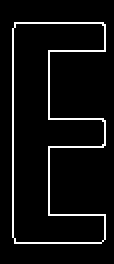
#> input picture template/edge_template_E.png, 57 x 132 px, found by its file name (shown 2 times larger)
$ python find_object_location.py template/edge_template_E.png template/edge_template_X.png
#> lines starting #> are read from the running program, lines starting #| are printed output that depends on the picture; after the words box and inside, x2 and y2 are one past the last pixel; in counts of white or black regions, pixels touching at a corner belong together
### Preprocess_target.py
import cv2
from edge_detection import edge_detection
import matplotlib.pyplot as plt
import numpy as np


def convert_to_gray(img):
    """
    convert the BRG image data to gray image data
    :param img: BGR image data as numpy array
    :return: gray scale image data as numpy array
    """
    # split pixel into different b g r colors
    b, g, r = cv2.split(img)
    # calculate the gray color
    gray = 0.3 * r + 0.59 * g + 0.11 * b
    return gray


# [14 lines left out: function extract_red, not called in this run]

### edge_detection.py
import numpy as np
import cv2
import sys


def convolution(mask, img, new_img, boundary, axis):
    """
    this function calculates the convolution of img * mask[x]
    :param mask:
    :param img: the old image
    :param new_img: the processed image that needs to be returned
    :param boundary: the boundary of the unfiltered image
    :param axis: tells the function which axis the filter is applied on
                 0 for both x and y
                 1 for y
                 2 for x
    :return: new image after convolution
    """
    if axis is 1:
        for x in range(0 + boundary, img.shape[0] - boundary):
            for y in range(0, img.shape[1]):

                pixel = np.sum(np.multiply(img[x - boundary:x + boundary + 1,
                                           y],
                                           mask))
                new_img[x][y] = pixel
        return new_img

    elif axis is 2:
        for x in range(0, img.shape[0]):
            for y in range(0 + boundary, img.shape[1] - boundary):

                pixel = np.sum(np.multiply(img[x,
                                           y - boundary:y + boundary + 1],
                                           mask))
                new_img[x][y] = pixel
        return new_img

    else:
        for x in range(0 + boundary, img.shape[0] - boundary):
            for y in range(0 + boundary, img.shape[1] - boundary):

                pixel = np.sum(np.multiply(img[x - boundary:x + boundary + 1,
                                           y - boundary:y + boundary + 1],
                                           mask))
                new_img[x][y] = pixel
        return new_img


def gaussian_filter(g_filter, img):
    """
    This function apply the gaussian filter as separable filter on the image
    :param g_filter: a 1D gaussian filter mask
    :param img: a numpy array of the image
    :return: none
    """
    # calculate the boundary value
    boundary = int(g_filter.shape[0] / 2)

    # copy a intermediate image for separation and set data type to float
    imm_img = np.copy(img)
    imm_img = imm_img.astype(float)

    # copy a new image for storing and set data type to float
    new_img = np.copy(img)
    new_img = new_img.astype(float)

    # convolution the image with the y
    imm_img = convolution(g_filter, img, imm_img, boundary, 1)

    # convolution the image with the filter x
    new_img = convolution(g_filter, imm_img, new_img, boundary, 2)
    return new_img


def sobel_filter(img):
    kx = np.array([[-1.0, 0.0, 1.0], [-2.0, 0.0, 2.0], [-1.0, 0.0, 1.0]], np.float32)
    ky = np.array([[1.0, 2.0, 1.0], [0.0, 0.0, 0.0], [-1.0, -2.0, -1.0]], np.float32)
    length = img.shape[0]
    width = img.shape[1]
    Ix = np.zeros([img.shape[0], img.shape[1]])
    Iy = np.zeros([img.shape[0], img.shape[1]])

    for i in range(1, length-1):
        for j in range(1, width-1):
            Ix[i][j] = np.sum(np.multiply(img[i - 1:i + 2, j - 1:j + 2], kx))
            Iy[i][j] = np.sum(np.multiply(img[i - 1:i + 2, j - 1:j + 2], ky))

    G = np.hypot(Ix, Iy)
    G = G/G.max() * 255
    theta = np.arctan2(Iy, Ix)
    return G, theta


def non_max_suppression(img, theta):
    length = img.shape[0]
    width = img.shape[1]
    img1 = np.zeros([length, width])
    angle = theta * 180.0 / np.pi
    angle[angle < 0] += 180.0

    for i in range(1, length-1):
        for j in range(1, width-1):
            temp1 = temp2 = 255
            if (0 <= angle[i][j] < 22.5) or (157.5 <= angle[i][j] <= 180):
                temp1 = img[i][j+1]
                temp2 = img[i][j-1]
            elif (22.5 <= angle[i][j] <67.5):
                temp1 = img[i+1][j-1]
                temp2 = img[i-1][j+1]
            elif (67.5 <= angle[i][j] < 112.5):
                temp1 = img[i+1][j]
                temp2 = img[i-1][j]
            elif (112.5 <= angle[i][j] < 157.5):
                temp1 = img[i-1][j-1]
                temp2 = img[i+1][j+1]

            if (img[i][j] >= temp1) and (img[i][j] >= temp2):
                img1[i][j] = img[i][j]
            else:
                img1[i][j] = 0

    return img1


def double_threshold(img, lowThresholdRatio, highThresholdRatio, weak, strong):
    highThreshold = img.max() * highThresholdRatio
    lowThreshold = highThreshold * lowThresholdRatio
    length = img.shape[0]
    width = img.shape[1]
    weak_i, weak_j = np.where((img <= highThreshold) & (img >= lowThreshold))
    strong_i, strong_j = np.where(img >= highThreshold)
    img1 = np.zeros([length, width], dtype=np.int32)
    img1[strong_i, strong_j] = strong
    img1[weak_i, weak_j] = weak

    return img1


def hysteresis(img, weak, strong = 255):
    length = img.shape[0]
    width = img.shape[1]
    for i in range(1, length-1):
        for j in range(1, width-1):
            if img[i][j] == weak:
                for i1 in range(i-1, i+2):
                    for j1 in range(j-1, j+2):
                        if (i1 == i and j1 == j):
                            continue
                        if img[i1][j1] == strong:
                            img[i][j] = strong
                        else:
                            img[i][j] = 0
    return img


# [52 lines left out: functions thresholding, thinning, normalization, not called in this run]


def generate_gaussian(size, sigma=1):
    size = int(size) // 2
    x, y = np.mgrid[-size:size+1, -size:size+1]
    normal = 1 / (2.0 * np.pi * sigma**2)
    g = np.exp(-((x**2 + y**2) / (2.0*sigma**2))) * normal
    return g


# [13 lines left out: function edge_detection, not called in this run]


def canny_edge(img, sigma, kernel_size, weak, strong, ltr, htr):
    g_filter = generate_gaussian(kernel_size, sigma)
    gaussian_filtered = gaussian_filter(g_filter, img)
    sobel_filtered, theta = sobel_filter(gaussian_filtered)
    suppressed = non_max_suppression(sobel_filtered, theta)
    thresholded = double_threshold(suppressed, ltr, htr, weak, strong)
    thresholded = np.uint8(thresholded)
    thin_edge = hysteresis(thresholded, weak, strong)
    return thin_edge

### create_R_table.py
import cv2
import numpy as np
from collections import defaultdict


def calculate_center(img):
    """
    pick the center point for the four letter template img
    :param img: the image of the template
    :return the center for the four letter:
    """
    xy = (int(img.shape[0] / 2), int(img.shape[1] / 2))
    return xy


def calculate_gradient(img):
    """
    get the gradient mapping og the image
    :param img: the source image
    :return gradient: the gradient map
    """
    kx = np.array([[-1.0, 0.0, 1.0], [-2.0, 0.0, 2.0], [-1.0, 0.0, 1.0]])
    ky = np.array([[1.0, 2.0, 1.0], [0.0, 0.0, 0.0], [-1.0, -2.0, -1.0]])
    length = img.shape[0]
    width = img.shape[1]
    Ix = np.zeros([img.shape[0], img.shape[1]])
    Iy = np.zeros([img.shape[0], img.shape[1]])

    for x in range(1, length - 1):
        for y in range(1, width - 1):
            Ix[x][y] = np.sum(np.multiply(img[x - 1:x + 2, y - 1:y + 2], kx))
            Iy[x][y] = np.sum(np.multiply(img[x - 1:x + 2, y - 1:y + 2], ky))

    gradient = np.arctan2(Iy, Ix)
    return gradient


def calculate_r_table(path):
    """
    calculate the r_table for the image
    :param path: te path for the template image
    :return: r_table
    """
    img = cv2.imread(path, 0)
    xy = calculate_center(img)
    gradient_map = calculate_gradient(img)
    r_table = defaultdict(list)
    have_edge = np.transpose(np.nonzero(gradient_map))
    for x, y in have_edge:
        r = (xy[0] - x, xy[1] - y)
        r_table[gradient_map[x, y]].append(r)

    return r_table


# [3 lines that do not run on import are left out]

### find_object_location.py
import cv2
import numpy as np
from create_R_table import calculate_gradient
from create_R_table import calculate_r_table
from Preprocess_target import extract_red
from Preprocess_target import convert_to_gray
import copy
from edge_detection import canny_edge
from edge_detection import edge_detection
from multiprocessing import Pool
import sys


def accumulate_gradient(r_table, edge_img, scale, rotation):
    """
    accumulate the gradient by compare r table with
    the edge image of the source image
    :param r_table:
    :param edge_img:
    :return : accumulate_matrix
    """
    x_size = edge_img.shape[0]
    y_size = edge_img.shape[1]
    max_value = 0
    max_location = (0, 0)
    gradient_map = calculate_gradient(edge_img)
    has_gradient = np.transpose(np.nonzero(gradient_map))

    # create scale
    scale_line = np.linspace(0, scale, scale*20 + 1)
    #accumulate_matrix = np.zeros([x_size, y_size, len(scale_line), rotation * 2], dtype=int)
    accumulate_matrix = np.zeros([x_size, y_size, len(scale_line)], dtype=int)
    for x, y in has_gradient:
        print(x, y)
        for s in scale_line:
            if gradient_map[x, y] in r_table.keys():
                for r in r_table[gradient_map[x, y]]:
                    xy = (int(x + ((r[0]) * s)), (int(y + ((r[1]) * s))))
                    if 0 < xy[0] < x_size and 0 < xy[1] < y_size:
                        accumulate_matrix[xy[0], xy[1], int(s * 20)] += 1
                        if accumulate_matrix[xy[0], xy[1], int(s * 20)] >= max_value:
                            max_value = accumulate_matrix[xy[0], xy[1], int(s * 20)]
                            max_location = (xy[0], xy[1], int(s * 20))

    return max_location, accumulate_matrix, max_value


def mark_location(char, edge_map, scale, rotation):
    acc_char, matrix_char, max_value = accumulate_gradient(char, edge_map, scale, rotation)
    return acc_char, matrix_char, max_value


if __name__ == '__main__':

    # load the target image
    # test_file = "test3_3.jpg"
    test_file = sys.argv[1]
    red_flag = sys.argv[2]
    image = cv2.imread("./test_img/" + test_file, 1)
#> image is the input picture: shape (132, 57, 3); 5.6% white in thin lines or dots, all inside (x1, y1, x2, y2) = (6, 11, 53, 122)
    image_copy = copy.copy(image)

    if red_flag == "1":
        red_img = extract_red(image_copy)

        cv2.imwrite("./Red_image/red_" + test_file, red_img)
    else:
        red_img = image_copy

    grey_img = convert_to_gray(red_img)

    cv2.imwrite("./Grey_img/grey_" + test_file, grey_img)

    edge_map = canny_edge(grey_img, sigma=1, kernel_size=5, weak=50, strong=255, ltr=0.05, htr=0.16)
#> in non_max_suppression, `angle[angle < 0] += 180.0`: angle: shape (132, 57) float64; min 0, max 180, mean 34.5
#> after the loop in non_max_suppression, `for i in range(1, length-1):`:
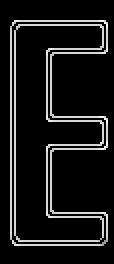
#> img1: shape (132, 57) float64 (shown 2 times larger); min 0, max 255, mean 24.1
#> in double_threshold, `highThreshold = img.max() * highThresholdRatio`: highThreshold = 40.8
#> in double_threshold, `lowThreshold = highThreshold * lowThresholdRatio`: lowThreshold = 2.04
#> in double_threshold, `weak_i, weak_j = np.where((img <= highThreshold) & (img >= lowThreshol..`: weak_i = empty array
#> in double_threshold, `strong_i, strong_j = np.where(img >= highThreshold)`: strong_i = 842 values from 10 to 122; strong_j = 842 values, max 53 at index 49, min 5 at index 94, mean 26.94
#> in canny_edge, `thresholded = double_threshold(suppressed, ltr, htr, weak, strong)`: thresholded: shape (132, 57) int32; 11.2% white in thin lines or dots, all inside (x1, y1, x2, y2) = (5, 10, 54, 123)
    edge_map = np.uint8(edge_map)
    cv2.imwrite("./edge_result/edge_" + test_file, edge_map)


    path_E = "./template/edge_template_E.png"
    path_X = "./template/edge_template_X.png"

    char_E = calculate_r_table(path_E)
#> in calculate_r_table, `xy = calculate_center(img)`: xy = (66, 28)
#> in calculate_r_table, `have_edge = np.transpose(np.nonzero(gradient_map))`: have_edge = 693 pairs, first value 10 to 122, second value 5 to 53
#> the loop in calculate_r_table, `for x, y in have_edge:` made 693 passes
#> (x, y, r) on passes 1 to 3: (10, 6, (56, 22)), (10, 7, (56, 21)), (10, 8, (56, 20))
    char_X = calculate_r_table(path_X)
#> call 2 of calculate_r_table, with path = './template/edge_template_X.png'
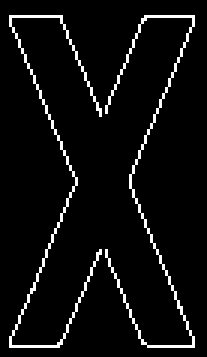
#> input picture template/edge_template_X.png, 69 x 119 px (shown 3 times larger)
#> in calculate_r_table (call 2), `img = cv2.imread(path, 0)`: img: shape (119, 69); 5.1% white in thin lines or dots, all inside (x1, y1, x2, y2) = (3, 5, 65, 116)
#> in calculate_r_table (call 2), `xy = calculate_center(img)`: xy = (59, 34)
#> after the loop in calculate_gradient (call 2), `for x in range(1, length - 1):`:
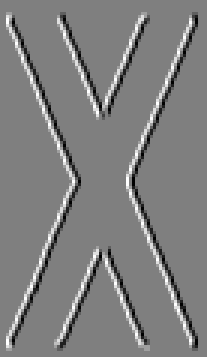
#> Ix: shape (119, 69) float64 (shown 3 times larger); min -1020, max 1020, mean 0; drawn with min black and max white
#> after the loop in calculate_gradient (call 2), `for x in range(1, length - 1):`:
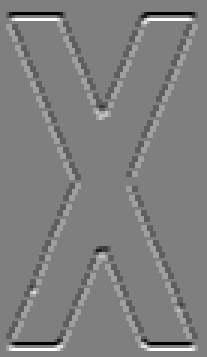
#> Iy: shape (119, 69) float64 (shown 3 times larger); min -1020, max 1020, mean 0; drawn with min black and max white
#> in calculate_gradient (call 2), `gradient = np.arctan2(Iy, Ix)`:
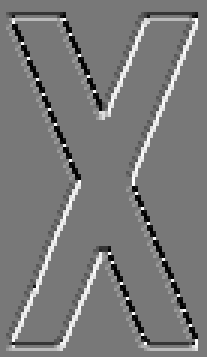
#> gradient: shape (119, 69) float64 (shown 3 times larger); min -2.82, max 3.14, mean 0.0266; drawn with min black and max white
#> in calculate_r_table (call 2), `have_edge = np.transpose(np.nonzero(gradient_map))`: have_edge = 1358 pairs, first value 4 to 116, second value 2 to 65
#> the loop in calculate_r_table (call 2), `for x, y in have_edge:` made 1358 passes
#> (x, y, r) on passes 1 to 3: (4, 2, (55, 32)), (4, 3, (55, 31)), (4, 4, (55, 30))

    location_e, matrix_e, max_value_e = mark_location(char_E, edge_map, 1, 1)
#> in calculate_gradient (call 3), `gradient = np.arctan2(Iy, Ix)`:
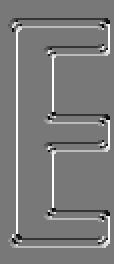
#> gradient: shape (132, 57) float64 (shown 2 times larger); min -2.82, max 3.14, mean 0.0817; drawn with min black and max white
#> in accumulate_gradient, `has_gradient = np.transpose(np.nonzero(gradient_map))`: has_gradient = 847 pairs, first value 9 to 123, second value 4 to 54
#> the loop in accumulate_gradient, `for x, y in has_gradient:` made 847 passes
#> (x, y) on passes 1 to 3: (9, 6), (9, 7), (9, 8)
#| 9 6
#| 9 7
#| 9 8
#| 9 9
#| 9 10
#| 9 11
#| 9 12
#| 9 13
#> (further printed lines are left out)
#> after the loop in accumulate_gradient, `for x, y in has_gradient:`: max_location = (65, 29, 20); max_value = 397
#> in mark_location, `acc_char, matrix_char, max_value = accumulate_gradient(char, edge_map,..`: acc_char = (65, 29, 20); max_value = 397
#> location_e = (65, 29, 20); max_value_e = 397
    location_x, matrix_x, max_value_x = mark_location(char_X, edge_map, 1, 1)
#> the loop in accumulate_gradient (call 2), `for x, y in has_gradient:` made 847 passes
#| 9 6
#| 9 7
#| 9 8
#| 9 9
#| 9 10
#| 9 11
#| 9 12
#| 9 13
#> (further printed lines are left out)
#> location_x = (121, 51, 0); max_value_x = 151

    max_value = [max_value_e, max_value_x]
#> max_value = [397, 151]
    scale = [location_e[2], location_x[2]]
#> scale = [20, 0]
    pick_scale = scale[max_value.index(max(max_value))]
#> pick_scale = 20
    dummy_e = matrix_e[:, :, pick_scale]
    location_e = np.where(dummy_e == dummy_e.max())
#> location_e = ([65], [29])

    dummy_x = matrix_x[:, :, pick_scale]
    location_x = np.where(dummy_x == dummy_x.max())
#> location_x = ([64, 64], [39, 44])

    dummy_e = np.uint8(dummy_e)
    dummy_x = np.uint8(dummy_x)
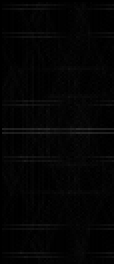
#> dummy_x: shape (132, 57) (shown 2 times larger); min 0, max 41, mean 4.2

    cv2.imshow("dummy_e", dummy_e)
    cv2.imwrite("./Contour_img/E_contour_" + test_file, dummy_e)

    cv2.imshow("dummy_x", dummy_x)
    cv2.imwrite("./Contour_img/X_contour_" + test_file, dummy_x)

#> (the run stopped early here; a loop or call above may not have finished)
